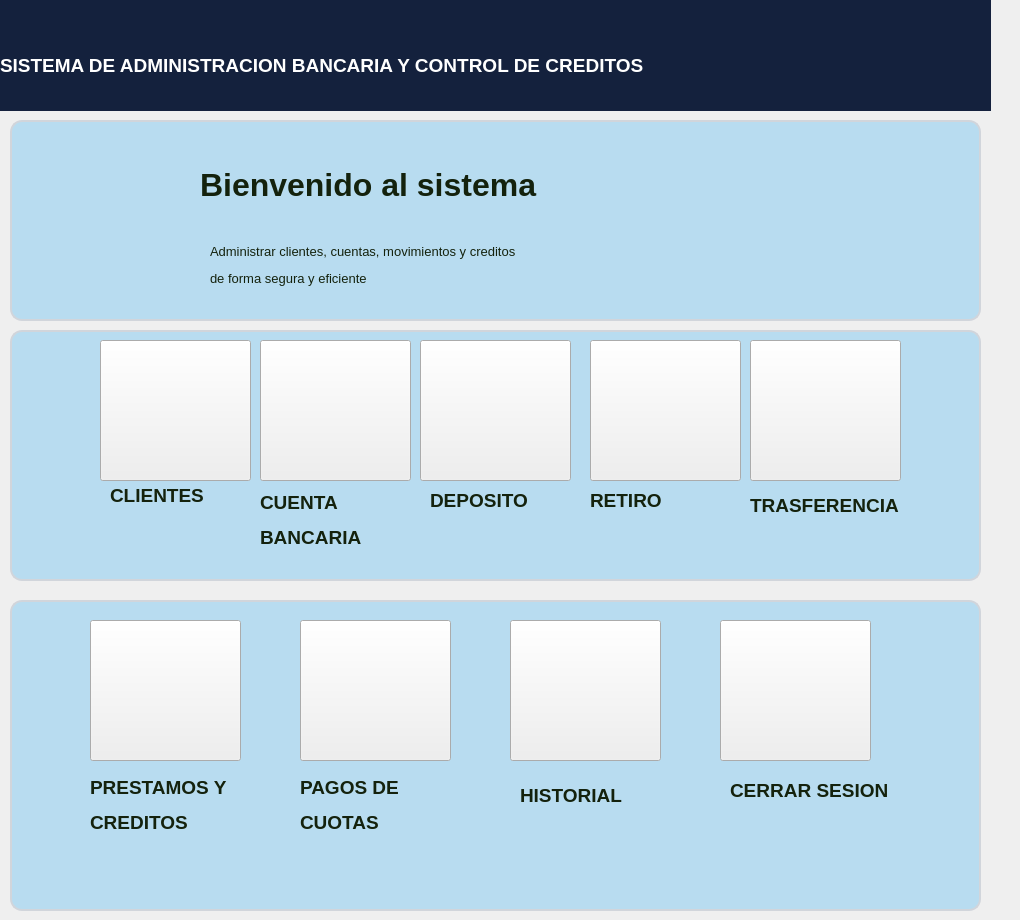
   <widget class="QWidget" name="PAGINAINICIO">
    <widget class="QLabel" name="label_7">
     <property name="geometry">
      <rect>
       <x>10</x>
       <y>120</y>
       <width>971</width>
       <height>201</height>
      </rect>
     </property>
     <property name="styleSheet">
      <string notr="true">QLabel {
    background-color: #B8DCF0;
    color: #14220D;
    border: 2px solid #D1D5DB;
    border-radius: 12px;
    padding: 10px;
}</string>
     </property>
     <property name="text">
      <string/>
     </property>
    </widget>
    <widget class="QLabel" name="label_4">
     <property name="geometry">
      <rect>
       <x>50</x>
       <y>150</y>
       <width>131</width>
       <height>151</height>
      </rect>
     </property>
     <property name="text">
      <string/>
     </property>
     <property name="pixmap">
      <pixmap>Imagenes/banco (2).png</pixmap>
     </property>
    </widget>
    <widget class="QLabel" name="label_5">
     <property name="geometry">
      <rect>
       <x>200</x>
       <y>150</y>
       <width>481</width>
       <height>71</height>
      </rect>
     </property>
     <property name="font">
      <font>
       <pointsize>24</pointsize>
       <weight>75</weight>
       <bold>true</bold>
      </font>
     </property>
     <property name="styleSheet">
      <string notr="true">color: #14220D;</string>
     </property>
     <property name="text">
      <string>&lt;html&gt;&lt;head/&gt;&lt;body&gt;&lt;p&gt;Bienvenido al sistema&lt;/p&gt;&lt;/body&gt;&lt;/html&gt;</string>
     </property>
    </widget>
    <widget class="QLabel" name="label_6">
     <property name="geometry">
      <rect>
       <x>210</x>
       <y>230</y>
       <width>451</width>
       <height>71</height>
      </rect>
     </property>
     <property name="font">
      <font>
       <pointsize>10</pointsize>
      </font>
     </property>
     <property name="styleSheet">
      <string notr="true">color: #14220D;</string>
     </property>
     <property name="text">
      <string>&lt;html&gt;&lt;head/&gt;&lt;body&gt;&lt;p&gt;Administrar clientes, cuentas, movimientos y creditos &lt;/p&gt;&lt;p&gt;de forma segura y eficiente&lt;/p&gt;&lt;/body&gt;&lt;/html&gt;</string>
     </property>
    </widget>
    <widget class="QLabel" name="label_9">
     <property name="geometry">
      <rect>
       <x>10</x>
       <y>600</y>
       <width>971</width>
       <height>311</height>
      </rect>
     </property>
     <property name="styleSheet">
      <string notr="true">QLabel {
    background-color: #B8DCF0;
    color: #14220D;
    border: 2px solid #D1D5DB;
    border-radius: 12px;
    padding: 10px;
}</string>
     </property>
     <property name="text">
      <string/>
     </property>
    </widget>
    <widget class="QLabel" name="label_10">
     <property name="geometry">
      <rect>
       <x>10</x>
       <y>330</y>
       <width>971</width>
       <height>251</height>
      </rect>
     </property>
     <property name="styleSheet">
      <string notr="true">QLabel {
    background-color: #B8DCF0;
    color: #14220D;
    border: 2px solid #D1D5DB;
    border-radius: 12px;
    padding: 10px;
}</string>
     </property>
     <property name="text">
      <string/>
     </property>
    </widget>
    <widget class="QPushButton" name="BTTCLIENTES2">
     <property name="geometry">
      <rect>
       <x>100</x>
       <y>340</y>
       <width>151</width>
       <height>141</height>
      </rect>
     </property>
     <property name="text">
      <string/>
     </property>
     <property name="icon">
      <iconset>
       <normaloff>Imagenes/clientepaciente.png</normaloff>Imagenes/clientepaciente.png</iconset>
     </property>
     <property name="iconSize">
      <size>
       <width>100</width>
       <height>100</height>
      </size>
     </property>
    </widget>
    <widget class="QPushButton" name="BTTCUENTEABANCARIA2">
     <property name="geometry">
      <rect>
       <x>260</x>
       <y>340</y>
       <width>151</width>
       <height>141</height>
      </rect>
     </property>
     <property name="text">
      <string/>
     </property>
     <property name="icon">
      <iconset>
       <normaloff>Imagenes/tarjeta.png</normaloff>Imagenes/tarjeta.png</iconset>
     </property>
     <property name="iconSize">
      <size>
       <width>100</width>
       <height>100</height>
      </size>
     </property>
    </widget>
    <widget class="QPushButton" name="BTTDEPOSITO2">
     <property name="geometry">
      <rect>
       <x>420</x>
       <y>340</y>
       <width>151</width>
       <height>141</height>
      </rect>
     </property>
     <property name="text">
      <string/>
     </property>
     <property name="icon">
      <iconset>
       <normaloff>Imagenes/donacion.png</normaloff>Imagenes/donacion.png</iconset>
     </property>
     <property name="iconSize">
      <size>
       <width>100</width>
       <height>100</height>
      </size>
     </property>
    </widget>
    <widget class="QPushButton" name="BTTRETIRO2">
     <property name="geometry">
      <rect>
       <x>590</x>
       <y>340</y>
       <width>151</width>
       <height>141</height>
      </rect>
     </property>
     <property name="text">
      <string/>
     </property>
     <property name="icon">
      <iconset>
       <normaloff>Imagenes/retiro-de-efectivo.png</normaloff>Imagenes/retiro-de-efectivo.png</iconset>
     </property>
     <property name="iconSize">
      <size>
       <width>100</width>
       <height>100</height>
      </size>
     </property>
    </widget>
    <widget class="QPushButton" name="BTTTRASFERENCIA2">
     <property name="geometry">
      <rect>
       <x>750</x>
       <y>340</y>
       <width>151</width>
       <height>141</height>
      </rect>
     </property>
     <property name="text">
      <string/>
     </property>
     <property name="icon">
      <iconset>
       <normaloff>Imagenes/transferencia.png</normaloff>Imagenes/transferencia.png</iconset>
     </property>
     <property name="iconSize">
      <size>
       <width>100</width>
       <height>100</height>
      </size>
     </property>
    </widget>
    <widget class="QPushButton" name="BTTPRESTAMOSYCREDITOS2">
     <property name="geometry">
      <rect>
       <x>90</x>
       <y>620</y>
       <width>151</width>
       <height>141</height>
      </rect>
     </property>
     <property name="text">
      <string/>
     </property>
     <property name="icon">
      <iconset>
       <normaloff>Imagenes/prestamo.png</normaloff>Imagenes/prestamo.png</iconset>
     </property>
     <property name="iconSize">
      <size>
       <width>100</width>
       <height>100</height>
      </size>
     </property>
    </widget>
    <widget class="QPushButton" name="BTTPAGOSDECUOTAS2">
     <property name="geometry">
      <rect>
       <x>300</x>
       <y>620</y>
       <width>151</width>
       <height>141</height>
      </rect>
     </property>
     <property name="font">
      <font>
       <pointsize>16</pointsize>
       <weight>75</weight>
       <bold>true</bold>
      </font>
     </property>
     <property name="text">
      <string/>
     </property>
     <property name="icon">
      <iconset>
       <normaloff>Imagenes/dinero.png</normaloff>Imagenes/dinero.png</iconset>
     </property>
     <property name="iconSize">
      <size>
       <width>100</width>
       <height>100</height>
      </size>
     </property>
    </widget>
    <widget class="QPushButton" name="BTTHISTORIAL2">
     <property name="geometry">
      <rect>
       <x>510</x>
       <y>620</y>
       <width>151</width>
       <height>141</height>
      </rect>
     </property>
     <property name="text">
      <string/>
     </property>
     <property name="icon">
      <iconset>
       <normaloff>Imagenes/expediente.png</normaloff>Imagenes/expediente.png</iconset>
     </property>
     <property name="iconSize">
      <size>
       <width>100</width>
       <height>100</height>
      </size>
     </property>
    </widget>
    <widget class="QPushButton" name="BTTCERRAR2">
     <property name="geometry">
      <rect>
       <x>720</x>
       <y>620</y>
       <width>151</width>
       <height>141</height>
      </rect>
     </property>
     <property name="text">
      <string/>
     </property>
     <property name="icon">
      <iconset>
       <normaloff>Imagenes/cerrar-sesion.png</normaloff>Imagenes/cerrar-sesion.png</iconset>
     </property>
     <property name="iconSize">
      <size>
       <width>100</width>
       <height>100</height>
      </size>
     </property>
    </widget>
    <widget class="QLabel" name="label_8">
     <property name="geometry">
      <rect>
       <x>110</x>
       <y>480</y>
       <width>141</width>
       <height>31</height>
      </rect>
     </property>
     <property name="font">
      <font>
       <pointsize>14</pointsize>
       <weight>75</weight>
       <bold>true</bold>
      </font>
     </property>
     <property name="styleSheet">
      <string notr="true">color: #14220D;</string>
     </property>
     <property name="text">
      <string>CLIENTES</string>
     </property>
    </widget>
    <widget class="QLabel" name="label_11">
     <property name="geometry">
      <rect>
       <x>260</x>
       <y>480</y>
       <width>151</width>
       <height>81</height>
      </rect>
     </property>
     <property name="font">
      <font>
       <pointsize>14</pointsize>
       <weight>75</weight>
       <bold>true</bold>
      </font>
     </property>
     <property name="styleSheet">
      <string notr="true">color: #14220D;</string>
     </property>
     <property name="text">
      <string>&lt;html&gt;&lt;head/&gt;&lt;body&gt;&lt;p&gt;CUENTA &lt;/p&gt;&lt;p&gt;BANCARIA&lt;/p&gt;&lt;/body&gt;&lt;/html&gt;</string>
     </property>
    </widget>
    <widget class="QLabel" name="label_12">
     <property name="geometry">
      <rect>
       <x>430</x>
       <y>480</y>
       <width>211</width>
       <height>41</height>
      </rect>
     </property>
     <property name="font">
      <font>
       <pointsize>14</pointsize>
       <weight>75</weight>
       <bold>true</bold>
      </font>
     </property>
     <property name="styleSheet">
      <string notr="true">color: #14220D;</string>
     </property>
     <property name="text">
      <string>DEPOSITO</string>
     </property>
    </widget>
    <widget class="QLabel" name="label_13">
     <property name="geometry">
      <rect>
       <x>590</x>
       <y>480</y>
       <width>111</width>
       <height>41</height>
      </rect>
     </property>
     <property name="font">
      <font>
       <pointsize>14</pointsize>
       <weight>75</weight>
       <bold>true</bold>
      </font>
     </property>
     <property name="styleSheet">
      <string notr="true">color: #14220D;</string>
     </property>
     <property name="text">
      <string>RETIRO</string>
     </property>
    </widget>
    <widget class="QLabel" name="label_14">
     <property name="geometry">
      <rect>
       <x>750</x>
       <y>480</y>
       <width>191</width>
       <height>51</height>
      </rect>
     </property>
     <property name="font">
      <font>
       <pointsize>14</pointsize>
       <weight>75</weight>
       <bold>true</bold>
      </font>
     </property>
     <property name="styleSheet">
      <string notr="true">color: #14220D;</string>
     </property>
     <property name="text">
      <string>TRASFERENCIA</string>
     </property>
    </widget>
    <widget class="QLabel" name="label_15">
     <property name="geometry">
      <rect>
       <x>90</x>
       <y>730</y>
       <width>171</width>
       <height>151</height>
      </rect>
     </property>
     <property name="font">
      <font>
       <pointsize>14</pointsize>
       <weight>75</weight>
       <bold>true</bold>
      </font>
     </property>
     <property name="styleSheet">
      <string notr="true">color: #14220D;</string>
     </property>
     <property name="text">
      <string>&lt;html&gt;&lt;head/&gt;&lt;body&gt;&lt;p&gt;PRESTAMOS Y &lt;/p&gt;&lt;p&gt;CREDITOS&lt;/p&gt;&lt;/body&gt;&lt;/html&gt;</string>
     </property>
    </widget>
    <widget class="QLabel" name="label_16">
     <property name="geometry">
      <rect>
       <x>300</x>
       <y>750</y>
       <width>131</width>
       <height>111</height>
      </rect>
     </property>
     <property name="font">
      <font>
       <pointsize>14</pointsize>
       <weight>75</weight>
       <bold>true</bold>
      </font>
     </property>
     <property name="styleSheet">
      <string notr="true">color: #14220D;</string>
     </property>
     <property name="text">
      <string>&lt;html&gt;&lt;head/&gt;&lt;body&gt;&lt;p&gt;PAGOS DE &lt;/p&gt;&lt;p&gt;CUOTAS&lt;/p&gt;&lt;/body&gt;&lt;/html&gt;</string>
     </property>
    </widget>
    <widget class="QLabel" name="label_17">
     <property name="geometry">
      <rect>
       <x>520</x>
       <y>770</y>
       <width>151</width>
       <height>51</height>
      </rect>
     </property>
     <property name="font">
      <font>
       <pointsize>14</pointsize>
       <weight>75</weight>
       <bold>true</bold>
      </font>
     </property>
     <property name="styleSheet">
      <string notr="true">color: #14220D;</string>
     </property>
     <property name="text">
      <string>HISTORIAL</string>
     </property>
    </widget>
    <widget class="QLabel" name="label_19">
     <property name="geometry">
      <rect>
       <x>730</x>
       <y>760</y>
       <width>221</width>
       <height>61</height>
      </rect>
     </property>
     <property name="font">
      <font>
       <pointsize>14</pointsize>
       <weight>75</weight>
       <bold>true</bold>
      </font>
     </property>
     <property name="styleSheet">
      <string notr="true">color: #14220D;</string>
     </property>
     <property name="text">
      <string>CERRAR SESION</string>
     </property>
    </widget>
    <widget class="QLabel" name="label_20">
     <property name="geometry">
      <rect>
       <x>-20</x>
       <y>0</y>
       <width>1011</width>
       <height>111</height>
      </rect>
     </property>
     <property name="minimumSize">
      <size>
       <width>100</width>
       <height>70</height>
      </size>
     </property>
     <property name="font">
      <font>
       <pointsize>-1</pointsize>
       <weight>75</weight>
       <bold>true</bold>
      </font>
     </property>
     <property name="styleSheet">
      <string notr="true">background-color: #14213D;
color: white;
font-size: 18px;
font-weight: bold;</string>
     </property>
     <property name="text">
      <string/>
     </property>
    </widget>
    <widget class="QLabel" name="label_116">
     <property name="geometry">
      <rect>
       <x>0</x>
       <y>20</y>
       <width>851</width>
       <height>91</height>
      </rect>
     </property>
     <property name="font">
      <font>
       <pointsize>14</pointsize>
       <weight>75</weight>
       <bold>true</bold>
      </font>
     </property>
     <property name="text">
      <string>&lt;html&gt;&lt;head/&gt;&lt;body&gt;&lt;p&gt;&lt;span style=&quot; color:#ffffff;&quot;&gt;SISTEMA DE ADMINISTRACION BANCARIA
 Y CONTROL DE CREDITOS&lt;/span&gt;&lt;/p&gt;&lt;/body&gt;&lt;/html&gt;</string>
     </property>
    </widget>
   </widget>
